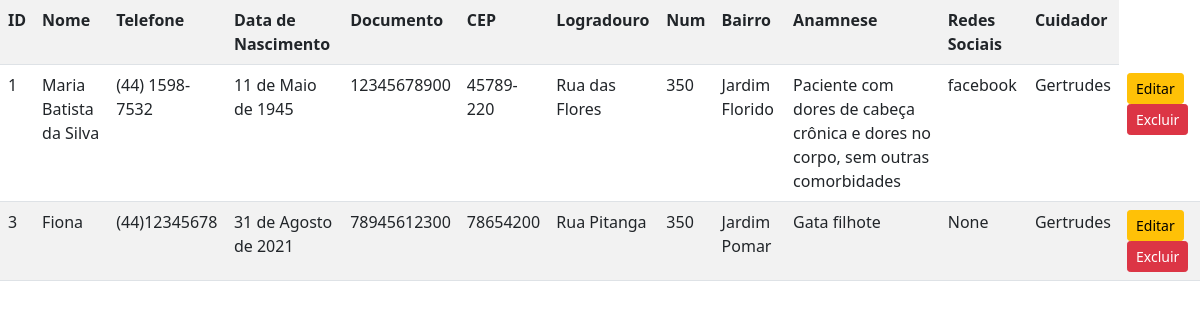
/listar/pacientes/ (signed in), run on the app's committed database.
### cadastros/models.py (models this page shows, shortened)
class Paciente(models.Model):
    nome = models.CharField(max_length=255)
    telefone = models.CharField(max_length=50)
    data_nascimento = models.DateField()
    documento = models.CharField(max_length=50)
    cep = models.CharField(max_length=20)
    logradouro = models.CharField(max_length=255)
    numero = models.CharField(max_length=10)
    bairro = models.CharField(max_length=50)
    anamnese = models.TextField()
    redes_sociais = models.CharField(max_length=255, null=True, blank=True)
    cuidador = models.ForeignKey(Cuidador, on_delete=models.PROTECT)
    usuario = models.ForeignKey(User, on_delete=models.PROTECT)

class Cuidador(models.Model):
    nome = models.CharField(max_length=255)
    telefone = models.CharField(max_length=50)
    crc = models.CharField(max_length=50, verbose_name='Conselho Regional de Classe', null=True, blank=True)
    redes_sociais = models.CharField(max_length=255, null=True, blank=True)
    usuario = models.ForeignKey(User, on_delete=models.PROTECT)

### cadastros/views.py (the view)
# urls.py: path('listar/pacientes/', PacienteList.as_view(), name='listar-pacientes'),
class PacienteList(LoginRequiredMixin, ListView):
    login_url = reverse_lazy('login')
    model = Paciente
    template_name = 'cadastros/listar-pacientes.html'
    def get_queryset(self):
        self.object_list = Paciente.objects.filter(usuario=self.request.user)
        return self.object_list

### cadastros/templates/cadastros/listar-pacientes.html (shortened to what this page needs)
{% load static %}
<!DOCTYPE html>
<html lang="pt-br">
<head>
    <link rel="stylesheet" href="{% static 'css/bootstrap.min.css' %}">
    <link rel="stylesheet" href="{% static 'css/font-awesome.min.css' %}">
</head>
<body>
   <table class="table table-striped">
       <tr>
           <th>ID</th>
           <th>Nome</th>
           <th>Telefone</th>
           <th>Data de Nascimento</th>
           <th>Documento</th>
           <th>CEP</th>
           <th>Logradouro</th>
           <th>Num</th>
           <th>Bairro</th>
           <th>Anamnese</th>
           <th>Redes Sociais</th>
           <th>Cuidador</th>
       </tr>
       {% for paciente in object_list %}
       <tr>
           <td>{{ paciente.pk }}</td>
           <td>{{ paciente.nome }}</td>
           <td>{{ paciente.telefone }}</td>
           <td>{{ paciente.data_nascimento }}</td>
           <td>{{ paciente.documento }}</td>
           <td>{{ paciente.cep }}</td>
           <td>{{ paciente.logradouro }}</td>
           <td>{{ paciente.numero }}</td>
           <td>{{ paciente.bairro }}</td>
           <td>{{ paciente.anamnese }}</td>
           <td>{{ paciente.redes_sociais }}</td>
           <td>{{ paciente.cuidador.nome }}</td>
           <td>
               <a href="{% url 'atualizar-paciente' paciente.pk %}" class="btn btn-warning btn-sm">Editar</a>
               <a href="{% url 'excluir-paciente' paciente.pk %}" class="btn btn-danger btn-sm">Excluir</a>
           </td>
       </tr>
       {% empty %}
       <tr>
           <td colspan="100%">Nenhum paciente cadastrado!</td>
       </tr>
       {% endfor %}
   </table>
</body>
</html>

### data on the page
Paciente: pk "1", nome "Maria Batista da Silva", telefone "(44) 1598-7532", data_nascimento "11 de Maio de 1945", documento "12345678900", cep "45789-220", logradouro "Rua das Flores", numero "350", bairro "Jardim Florido", anamnese "Paciente com dores de cabeça crônica e dores no corpo, sem outras comorbidades", redes_sociais "facebook", cuidador.nome "Gertrudes"
Paciente: pk "3", nome "Fiona", telefone "(44)12345678", data_nascimento "31 de Agosto de 2021", documento "78945612300", cep "78654200", logradouro "Rua Pitanga", numero "350", bairro "Jardim Pomar", anamnese "Gata filhote", redes_sociais "None", cuidador.nome "Gertrudes"
